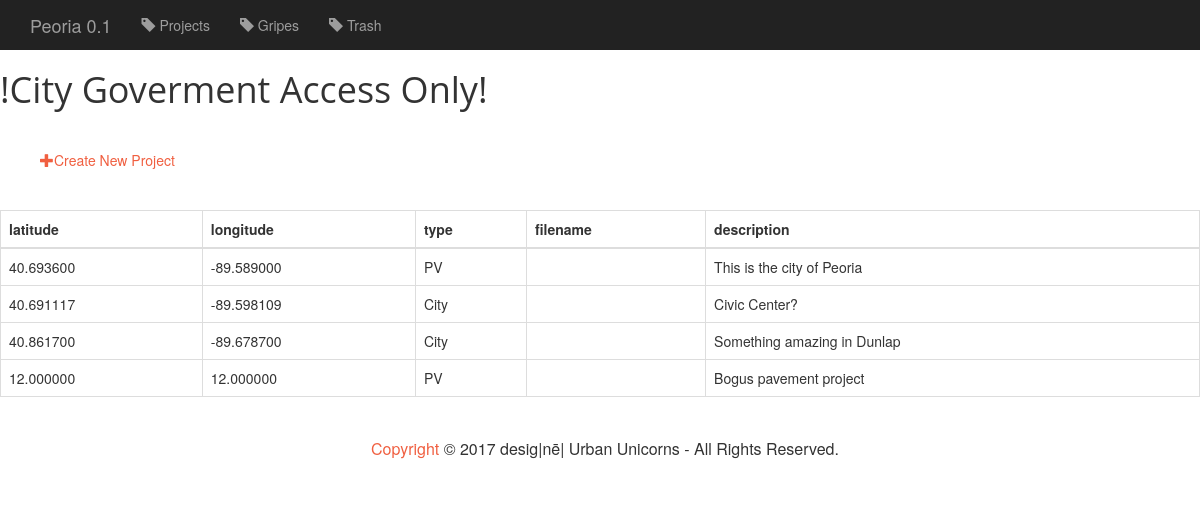
Before: /peoria/project/ with the older database file.
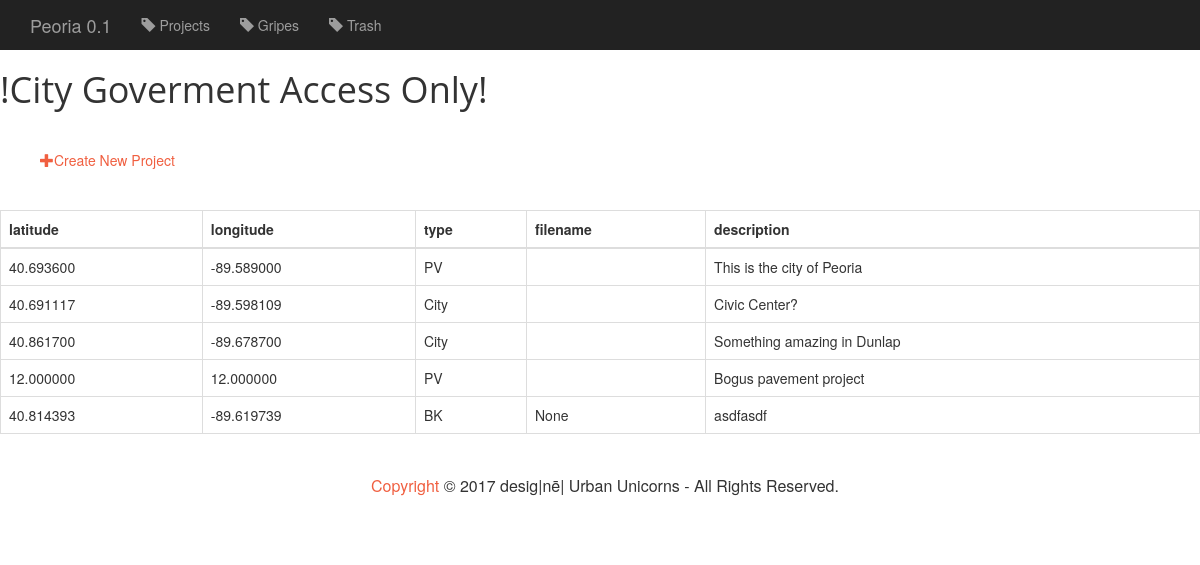
After: the same page with the newer database file.
### peoria/models.py (models this page shows, shortened)
class Project(models.Model):
    latitude = models.DecimalField(max_digits=10, decimal_places=6, default=40.703545)
    longitude = models.DecimalField(max_digits=10, decimal_places=6, default=-89.579086)
    PAVEMENT = 'PV'
    BIKE = 'BK'
    TRASHCANS = 'TC'
    RAMPS = 'RA'
    SIDEWALKS = 'SW'
    TYPE_CHOICES = (
        (PAVEMENT, 'Pavement'),
        (BIKE, 'Bike'),
        (TRASHCANS, 'Trashcans'),
        (RAMPS, 'Ramps'),
        (SIDEWALKS, 'Sidewalks'),
    )
    type = models.CharField(max_length=100, choices=TYPE_CHOICES)
    filename = models.CharField(max_length=100, blank=True, null=True)
    description = models.TextField(blank=True, null=True)

### peoria/views.py (the view)
class ProjectList(generic.ListView):
    template_name = 'peoria/project-list.html'
    context_object_name = 'project_list'
    def get_queryset(self):
        return Project.objects.all()

### peoria/templates/peoria/project-list.html
{% extends 'peoria/base.html' %}
{%  block body %}
    <h1>!City Goverment Access Only!</h1>
<div class="container">
        <a href="{% url 'peoria:project-create' %}">
        <span class="glyphicon glyphicon-plus"></span>Create New Project
    </a>
</div>
    <table class="table table-bordered">
        <thead>
            <tr>
                <th>latitude</th>
                <th>longitude</th>
                <th>type</th>
                <th>filename</th>
                <th>description</th>
            </tr>
        </thead>
        <tbody>
            {% for project in project_list %}
                <tr>
                    <td>{{ project.latitude }}</td>
                    <td>{{ project.longitude }}</td>
                    <td>{{ project.type }}</td>
                    <td>{{ project.filename }}</td>
                    <td>{{ project.description }}</td>
                </tr>
            {% endfor %}
        </tbody>
    </table>
{% endblock %}

Changed rows visible on the page:
added Project: latitude "40.814393", longitude "-89.619739", type "BK", filename "None", description "asdfasdf"
